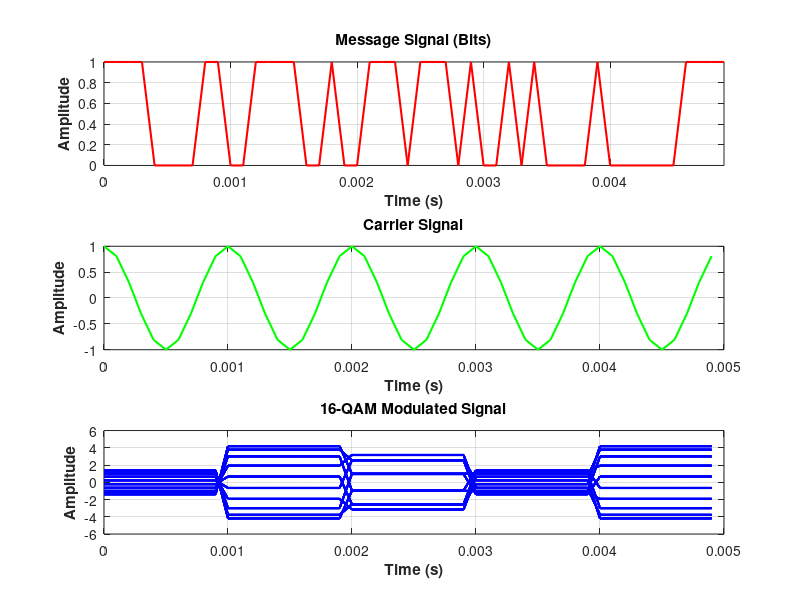
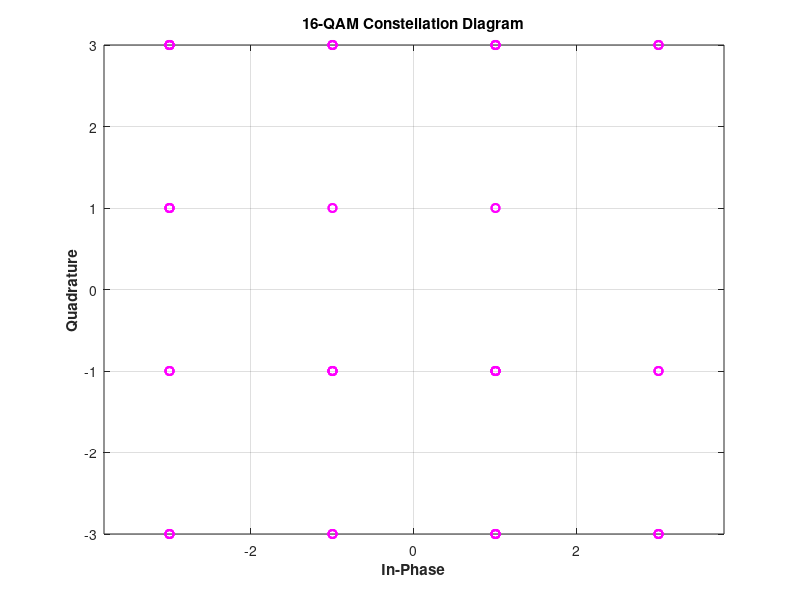

These figures' MATLAB source, in order:
clc;
clear;
close all;

%% Parameters
M = 16;                         % Modulation order (e.g., 16-QAM)
k = log2(M);                    % Bits per symbol
numBits = 300;                  % Number of bits
numSymbols = numBits / k;

Fs = 10000;                     % Sampling frequency
fc = 1000;                      % Carrier frequency (Hz)
T = 1e-3;                       % Symbol duration
Ns = T * Fs;                    % Samples per symbol

%% Generate random bits and symbols
msgBits = randi([0 1], numBits, 1);
msgSym = bi2de(reshape(msgBits, k, []).', 'left-msb');

%% QAM Modulation
modSym = qammod(msgSym, M, 'gray');      % QAM symbols with Gray coding

%% Time vector for 5 symbols
L = 5;
t = 0:1/Fs:(L*T - 1/Fs);

% Upsample modulated signal
modSig_upsampled = repelem(modSym(1:L), Ns);

% Carrier signal
carrier = cos(2*pi*fc*t);

% Modulated waveform (real passband signal)
qam_waveform = real(modSig_upsampled .* exp(1j*2*pi*fc*t));

% Message waveform for plotting (shorter segment)
bitWave = repelem(msgBits(1:50), Fs*1e-4);  % Show 50 bits
t_bit = (0:length(bitWave)-1) / Fs;

%% Plotting
figure('Color','w');

subplot(3,1,1);
plot(t_bit, bitWave, 'r', 'LineWidth', 1.5);
xlabel('\bfTime (s)'); ylabel('\bfAmplitude');
title('\bfMessage Signal (Bits)');
xlim([0, t_bit(end)]);
grid on;

subplot(3,1,2);
plot(t, carrier, 'g', 'LineWidth', 1.5);
xlabel('\bfTime (s)'); ylabel('\bfAmplitude');
title('\bfCarrier Signal');
grid on;

subplot(3,1,3);
plot(t, qam_waveform, 'b', 'LineWidth', 1.5);
xlabel('\bfTime (s)'); ylabel('\bfAmplitude');
title(sprintf('\\bf%d-QAM Modulated Signal', M));
grid on;

print('qam_plot01', '-depsc');

figure;
plot(real(modSym), imag(modSym), 'mo', 'LineWidth', 1.5);
xlabel('\bfIn-Phase'); ylabel('\bfQuadrature');
title(sprintf('\\bf%d-QAM Constellation Diagram', M));
axis equal; grid on;

%% Save figure as EPS
print('qam_plot02', '-depsc');   % Save as 'qam_plot.eps'
